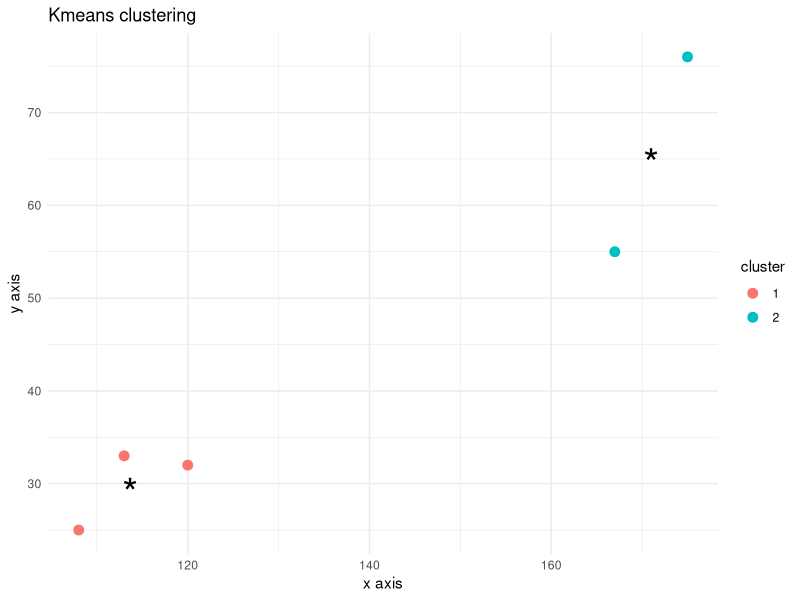

The R source for this figure:
library(ggplot2)
data<-read.csv("clustering_data.csv")

euclid_d<-function(a,b){
  return (sqrt(sum((a-b)^2)))
}

kmeansf<-function(data,k,max_iter=100){
  set.seed(123)
  centroids<-data[sample(1:nrow(data),k),]
  clusters<-numeric(nrow(data))
  old_centroids<-centroids
  iter<-0
  
  while (TRUE){
    iter<-iter+1
    for (i in 1:nrow(data)){
      distances<-apply(centroids,1,euclid_d,b=data[i,])
      clusters[i]<-which.min(distances)
    }
    
    for (j in 1:k){
      centroids[j,]<- colMeans(data[clusters==j,])
    }
    
    cat("Iteration ",iter," : \n")
    print(centroids)
    if (all(old_centroids==centroids) || iter>=max_iter ){
      break
    }
    
    old_centroids<-centroids
  }
  return (list(clusters=clusters,centroids=centroids))

}

kmeans_result<-kmeansf(data,2)

data$cluster<- as.factor(kmeans_result$clusters)

centroids_df<-as.data.frame(kmeans_result$centroids)
centroids_df

centroids_df$cluster<-as.factor(1:nrow(centroids_df))
centroids_df

data

ggplot(data,aes(x=x,y=y,color=cluster))+
  geom_point(size=3)+
  geom_point(data=centroids_df,aes(x=x,y=y),color="black",shape='*',size=10)+
  labs(title="Kmeans clustering",x='x axis',y='y axis')+
  theme_minimal()

data$cluster

